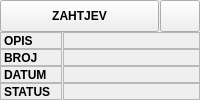
           <widget class="QWidget" name="tabZahtjev">
            <attribute name="title">
             <string>  ZAHTJEV  </string>
            </attribute>
            <layout class="QVBoxLayout" name="verticalLayout_8">
             <property name="spacing">
              <number>0</number>
             </property>
             <property name="leftMargin">
              <number>0</number>
             </property>
             <property name="topMargin">
              <number>0</number>
             </property>
             <property name="rightMargin">
              <number>0</number>
             </property>
             <property name="bottomMargin">
              <number>0</number>
             </property>
             <item>
              <widget class="QFrame" name="frame_14">
               <property name="frameShape">
                <enum>QFrame::NoFrame</enum>
               </property>
               <property name="frameShadow">
                <enum>QFrame::Raised</enum>
               </property>
               <layout class="QHBoxLayout" name="horizontalLayout_10">
                <property name="spacing">
                 <number>1</number>
                </property>
                <property name="leftMargin">
                 <number>0</number>
                </property>
                <property name="topMargin">
                 <number>0</number>
                </property>
                <property name="rightMargin">
                 <number>0</number>
                </property>
                <property name="bottomMargin">
                 <number>0</number>
                </property>
                <item>
                 <widget class="QPushButton" name="btnStavkaPrigovoraZahtjev2">
                  <property name="minimumSize">
                   <size>
                    <width>0</width>
                    <height>32</height>
                   </size>
                  </property>
                  <property name="font">
                   <font>
                    <weight>75</weight>
                    <bold>true</bold>
                   </font>
                  </property>
                  <property name="text">
                   <string>ZAHTJEV</string>
                  </property>
                 </widget>
                </item>
                <item>
                 <widget class="QPushButton" name="btnIznosNaRacunuClear_3">
                  <property name="sizePolicy">
                   <sizepolicy hsizetype="Maximum" vsizetype="Fixed">
                    <horstretch>0</horstretch>
                    <verstretch>0</verstretch>
                   </sizepolicy>
                  </property>
                  <property name="minimumSize">
                   <size>
                    <width>0</width>
                    <height>32</height>
                   </size>
                  </property>
                  <property name="maximumSize">
                   <size>
                    <width>16777215</width>
                    <height>16777215</height>
                   </size>
                  </property>
                  <property name="cursor">
                   <cursorShape>PointingHandCursor</cursorShape>
                  </property>
                  <property name="icon">
                   <iconset resource="../../../resources/DonatForm.qrc">
                    <normaloff>:/InDonat/Forms/images/DEL.GIF</normaloff>:/InDonat/Forms/images/DEL.GIF</iconset>
                  </property>
                  <property name="autoExclusive">
                   <bool>true</bool>
                  </property>
                 </widget>
                </item>
               </layout>
              </widget>
             </item>
             <item>
              <widget class="QFrame" name="frame_36">
               <property name="frameShape">
                <enum>QFrame::NoFrame</enum>
               </property>
               <property name="frameShadow">
                <enum>QFrame::Raised</enum>
               </property>
               <layout class="QHBoxLayout" name="horizontalLayout_31">
                <property name="spacing">
                 <number>1</number>
                </property>
                <property name="leftMargin">
                 <number>0</number>
                </property>
                <property name="topMargin">
                 <number>0</number>
                </property>
                <property name="rightMargin">
                 <number>0</number>
                </property>
                <property name="bottomMargin">
                 <number>0</number>
                </property>
                <item>
                 <widget class="QLabel" name="lblNetoTitle_9">
                  <property name="sizePolicy">
                   <sizepolicy hsizetype="Maximum" vsizetype="Preferred">
                    <horstretch>0</horstretch>
                    <verstretch>0</verstretch>
                   </sizepolicy>
                  </property>
                  <property name="minimumSize">
                   <size>
                    <width>62</width>
                    <height>0</height>
                   </size>
                  </property>
                  <property name="font">
                   <font>
                    <weight>75</weight>
                    <bold>true</bold>
                   </font>
                  </property>
                  <property name="toolTip">
                   <string/>
                  </property>
                  <property name="frameShape">
                   <enum>QFrame::StyledPanel</enum>
                  </property>
                  <property name="text">
                   <string>OPIS</string>
                  </property>
                 </widget>
                </item>
                <item>
                 <widget class="QLabel" name="lblNeto_6">
                  <property name="font">
                   <font>
                    <weight>75</weight>
                    <bold>true</bold>
                   </font>
                  </property>
                  <property name="frameShape">
                   <enum>QFrame::StyledPanel</enum>
                  </property>
                  <property name="text">
                   <string/>
                  </property>
                  <property name="alignment">
                   <set>Qt::AlignCenter</set>
                  </property>
                 </widget>
                </item>
               </layout>
              </widget>
             </item>
             <item>
              <widget class="QFrame" name="frame_39">
               <property name="frameShape">
                <enum>QFrame::NoFrame</enum>
               </property>
               <property name="frameShadow">
                <enum>QFrame::Raised</enum>
               </property>
               <layout class="QHBoxLayout" name="horizontalLayout_32">
                <property name="spacing">
                 <number>1</number>
                </property>
                <property name="leftMargin">
                 <number>0</number>
                </property>
                <property name="topMargin">
                 <number>0</number>
                </property>
                <property name="rightMargin">
                 <number>0</number>
                </property>
                <property name="bottomMargin">
                 <number>0</number>
                </property>
                <item>
                 <widget class="QLabel" name="lblNetoTitle_10">
                  <property name="sizePolicy">
                   <sizepolicy hsizetype="Maximum" vsizetype="Preferred">
                    <horstretch>0</horstretch>
                    <verstretch>0</verstretch>
                   </sizepolicy>
                  </property>
                  <property name="minimumSize">
                   <size>
                    <width>62</width>
                    <height>0</height>
                   </size>
                  </property>
                  <property name="font">
                   <font>
                    <weight>75</weight>
                    <bold>true</bold>
                   </font>
                  </property>
                  <property name="toolTip">
                   <string/>
                  </property>
                  <property name="frameShape">
                   <enum>QFrame::StyledPanel</enum>
                  </property>
                  <property name="text">
                   <string>BROJ</string>
                  </property>
                 </widget>
                </item>
                <item>
                 <widget class="QLabel" name="lblNeto_7">
                  <property name="font">
                   <font>
                    <weight>75</weight>
                    <bold>true</bold>
                   </font>
                  </property>
                  <property name="frameShape">
                   <enum>QFrame::StyledPanel</enum>
                  </property>
                  <property name="text">
                   <string/>
                  </property>
                  <property name="alignment">
                   <set>Qt::AlignCenter</set>
                  </property>
                 </widget>
                </item>
               </layout>
              </widget>
             </item>
             <item>
              <widget class="QFrame" name="frame_37">
               <property name="frameShape">
                <enum>QFrame::NoFrame</enum>
               </property>
               <property name="frameShadow">
                <enum>QFrame::Raised</enum>
               </property>
               <layout class="QHBoxLayout" name="horizontalLayout_33">
                <property name="spacing">
                 <number>1</number>
                </property>
                <property name="leftMargin">
                 <number>0</number>
                </property>
                <property name="topMargin">
                 <number>0</number>
                </property>
                <property name="rightMargin">
                 <number>0</number>
                </property>
                <property name="bottomMargin">
                 <number>0</number>
                </property>
                <item>
                 <widget class="QLabel" name="lblNetoTitle_11">
                  <property name="sizePolicy">
                   <sizepolicy hsizetype="Maximum" vsizetype="Preferred">
                    <horstretch>0</horstretch>
                    <verstretch>0</verstretch>
                   </sizepolicy>
                  </property>
                  <property name="minimumSize">
                   <size>
                    <width>62</width>
                    <height>0</height>
                   </size>
                  </property>
                  <property name="font">
                   <font>
                    <weight>75</weight>
                    <bold>true</bold>
                   </font>
                  </property>
                  <property name="toolTip">
                   <string/>
                  </property>
                  <property name="frameShape">
                   <enum>QFrame::StyledPanel</enum>
                  </property>
                  <property name="text">
                   <string>DATUM</string>
                  </property>
                 </widget>
                </item>
                <item>
                 <widget class="QLabel" name="lblNeto_8">
                  <property name="font">
                   <font>
                    <weight>75</weight>
                    <bold>true</bold>
                   </font>
                  </property>
                  <property name="frameShape">
                   <enum>QFrame::StyledPanel</enum>
                  </property>
                  <property name="text">
                   <string/>
                  </property>
                  <property name="alignment">
                   <set>Qt::AlignCenter</set>
                  </property>
                 </widget>
                </item>
               </layout>
              </widget>
             </item>
             <item>
              <widget class="QFrame" name="frame_38">
               <property name="frameShape">
                <enum>QFrame::NoFrame</enum>
               </property>
               <property name="frameShadow">
                <enum>QFrame::Raised</enum>
               </property>
               <layout class="QHBoxLayout" name="horizontalLayout_34">
                <property name="spacing">
                 <number>1</number>
                </property>
                <property name="leftMargin">
                 <number>0</number>
                </property>
                <property name="topMargin">
                 <number>0</number>
                </property>
                <property name="rightMargin">
                 <number>0</number>
                </property>
                <property name="bottomMargin">
                 <number>0</number>
                </property>
                <item>
                 <widget class="QLabel" name="lblNetoTitle_12">
                  <property name="sizePolicy">
                   <sizepolicy hsizetype="Maximum" vsizetype="Preferred">
                    <horstretch>0</horstretch>
                    <verstretch>0</verstretch>
                   </sizepolicy>
                  </property>
                  <property name="minimumSize">
                   <size>
                    <width>62</width>
                    <height>0</height>
                   </size>
                  </property>
                  <property name="font">
                   <font>
                    <weight>75</weight>
                    <bold>true</bold>
                   </font>
                  </property>
                  <property name="toolTip">
                   <string/>
                  </property>
                  <property name="frameShape">
                   <enum>QFrame::StyledPanel</enum>
                  </property>
                  <property name="text">
                   <string>STATUS</string>
                  </property>
                 </widget>
                </item>
                <item>
                 <widget class="QLabel" name="lblNeto_9">
                  <property name="font">
                   <font>
                    <weight>75</weight>
                    <bold>true</bold>
                   </font>
                  </property>
                  <property name="frameShape">
                   <enum>QFrame::StyledPanel</enum>
                  </property>
                  <property name="text">
                   <string/>
                  </property>
                  <property name="alignment">
                   <set>Qt::AlignCenter</set>
                  </property>
                 </widget>
                </item>
               </layout>
              </widget>
             </item>
            </layout>
           </widget>
